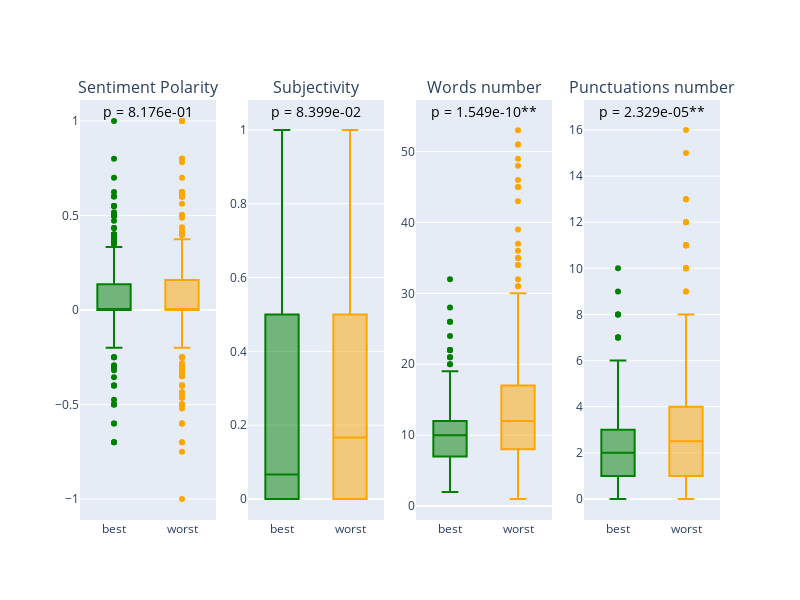

The notebook cell saved with this chart:
### Code cell
from scipy.stats import ttest_ind
from plotly.subplots import make_subplots
import plotly.graph_objects as go
# Figure V2 avec pour chaque cartoons

features = ['polarity', 'subjectivity', 'num_words', 'num_punct']#, 'num_repeats'
groups = ['best', 'worst']
feature_labels = {
    'polarity': 'Sentiment Polarity',
    'subjectivity': 'Subjectivity',
    'num_words': 'Words number',
    'num_punct': 'Punctuations number',
    'num_repeats': 'Repetition'
}
# Calculer les p-values et les stocker dans un dictionnaire
p_values = {}
for f in features:
    g1 = df_combined[df_combined['caption_type']==groups[0]][f]
    g2 = df_combined[df_combined['caption_type']==groups[1]][f]
    t_stat, p_val = ttest_ind(g1, g2, equal_var=False)
    p_values[f] = p_val

# Créer le plot
fig = make_subplots(rows=1, cols=len(features),subplot_titles=[feature_labels[f] for f in features])#,horizontal_spacing=0.05 

colors = {'best':'green',  'worst':'orange'}

for i, f in enumerate(features):
    for grp in df_combined['caption_type'].unique():
        
        df_sub = df_combined[df_combined['caption_type'] == grp]

        fig.add_trace(
            go.Box(
                y=df_sub[f],
                name=grp,
                marker_color=colors.get(grp, 'black'),
                
                customdata=df_sub[['caption_id', 'funny_score_scaled','source_id']],
                
                hovertemplate=
                
                    "<b>Value:</b> %{y:.2f}<br>" +
                    "<b>Funny score:</b> %{customdata[1]:.2f}<br>" +
                    "<b>Caption ID:</b> %{customdata[0]}<br>" +
                    "<b>Contest ID:</b> %{customdata[2]}<br>" +
                    "<extra></extra>"
            ),
            row=1, col=i+1
        )

    
    # Ajouter l'annotation p-value **une seule fois par feature**
    y_max = df_combined[f].max()
    text_annot = f"p = {p_values[f]:.3e}" + ("**" if p_values[f] < 0.05 else "")

    fig.add_annotation(
        x=0.5, y=y_max*1.05,
        text=text_annot,
        showarrow=False,
        font=dict(size=14, color="black"),
        xref=f"x{i+1}",
        yref=f"y{i+1}"
    )


fig.update_layout(height=600, width=200*len(features), showlegend=False)
fig.show()

### Figure 1 — Plotly figure (JSON) as saved in the notebook; plotly's stock layout.template omitted (floating-point values rounded to 4 significant figures; data arrays with more than 128 entries replaced by an {"elided": "..."} marker saying what was removed)
{"data": [{"customdata": {"elided": "384x3 float values"}, "hovertemplate": "<b>Value:</b> %{y:.2f}<br><b>Funny score:</b> %{customdata[1]:.2f}<br><b>Caption ID:</b> %{customdata[0]}<br><b>Contest ID:</b> %{customdata[2]}<br><extra></extra>", "marker": {"color": "green"}, "name": "best", "type": "box", "xaxis": "x", "y": {"elided": "384 float values"}, "yaxis": "y"}, {"customdata": {"elided": "384x3 float values"}, "hovertemplate": "<b>Value:</b> %{y:.2f}<br><b>Funny score:</b> %{customdata[1]:.2f}<br><b>Caption ID:</b> %{customdata[0]}<br><b>Contest ID:</b> %{customdata[2]}<br><extra></extra>", "marker": {"color": "orange"}, "name": "worst", "type": "box", "xaxis": "x", "y": {"elided": "384 float values"}, "yaxis": "y"}, {"customdata": {"elided": "384x3 float values"}, "hovertemplate": "<b>Value:</b> %{y:.2f}<br><b>Funny score:</b> %{customdata[1]:.2f}<br><b>Caption ID:</b> %{customdata[0]}<br><b>Contest ID:</b> %{customdata[2]}<br><extra></extra>", "marker": {"color": "green"}, "name": "best", "type": "box", "xaxis": "x2", "y": {"elided": "384 float values"}, "yaxis": "y2"}, {"customdata": {"elided": "384x3 float values"}, "hovertemplate": "<b>Value:</b> %{y:.2f}<br><b>Funny score:</b> %{customdata[1]:.2f}<br><b>Caption ID:</b> %{customdata[0]}<br><b>Contest ID:</b> %{customdata[2]}<br><extra></extra>", "marker": {"color": "orange"}, "name": "worst", "type": "box", "xaxis": "x2", "y": {"elided": "384 float values"}, "yaxis": "y2"}, {"customdata": {"elided": "384x3 float values"}, "hovertemplate": "<b>Value:</b> %{y:.2f}<br><b>Funny score:</b> %{customdata[1]:.2f}<br><b>Caption ID:</b> %{customdata[0]}<br><b>Contest ID:</b> %{customdata[2]}<br><extra></extra>", "marker": {"color": "green"}, "name": "best", "type": "box", "xaxis": "x3", "y": {"elided": "384 int values"}, "yaxis": "y3"}, {"customdata": {"elided": "384x3 float values"}, "hovertemplate": "<b>Value:</b> %{y:.2f}<br><b>Funny score:</b> %{customdata[1]:.2f}<br><b>Caption ID:</b> %{customdata[0]}<br><b>Contest ID:</b> %{customdata[2]}<br><extra></extra>", "marker": {"color": "orange"}, "name": "worst", "type": "box", "xaxis": "x3", "y": {"elided": "384 int values"}, "yaxis": "y3"}, {"customdata": {"elided": "384x3 float values"}, "hovertemplate": "<b>Value:</b> %{y:.2f}<br><b>Funny score:</b> %{customdata[1]:.2f}<br><b>Caption ID:</b> %{customdata[0]}<br><b>Contest ID:</b> %{customdata[2]}<br><extra></extra>", "marker": {"color": "green"}, "name": "best", "type": "box", "xaxis": "x4", "y": {"elided": "384 int values"}, "yaxis": "y4"}, {"customdata": {"elided": "384x3 float values"}, "hovertemplate": "<b>Value:</b> %{y:.2f}<br><b>Funny score:</b> %{customdata[1]:.2f}<br><b>Caption ID:</b> %{customdata[0]}<br><b>Contest ID:</b> %{customdata[2]}<br><extra></extra>", "marker": {"color": "orange"}, "name": "worst", "type": "box", "xaxis": "x4", "y": {"elided": "384 int values"}, "yaxis": "y4"}], "layout": {"annotations": [{"font": {"size": 16}, "showarrow": false, "text": "Sentiment Polarity", "x": 0.1062, "xanchor": "center", "xref": "paper", "y": 1, "yanchor": "bottom", "yref": "paper"}, {"font": {"size": 16}, "showarrow": false, "text": "Subjectivity", "x": 0.3688, "xanchor": "center", "xref": "paper", "y": 1, "yanchor": "bottom", "yref": "paper"}, {"font": {"size": 16}, "showarrow": false, "text": "Words number", "x": 0.6313, "xanchor": "center", "xref": "paper", "y": 1, "yanchor": "bottom", "yref": "paper"}, {"font": {"size": 16}, "showarrow": false, "text": "Punctuations number", "x": 0.8938, "xanchor": "center", "xref": "paper", "y": 1, "yanchor": "bottom", "yref": "paper"}, {"font": {"color": "black", "size": 14}, "showarrow": false, "text": "p = 8.176e-01", "x": 0.5, "xref": "x", "y": 1.05, "yref": "y"}, {"font": {"color": "black", "size": 14}, "showarrow": false, "text": "p = 8.399e-02", "x": 0.5, "xref": "x2", "y": 1.05, "yref": "y2"}, {"font": {"color": "black", "size": 14}, "showarrow": false, "text": "p = 1.549e-10**", "x": 0.5, "xref": "x3", "y": 55.65, "yref": "y3"}, {"font": {"color": "black", "size": 14}, "showarrow": false, "text": "p = 2.329e-05**", "x": 0.5, "xref": "x4", "y": 16.8, "yref": "y4"}], "height": 600, "showlegend": false, "width": 800, "xaxis": {"anchor": "y", "domain": [0, 0.2125]}, "xaxis2": {"anchor": "y2", "domain": [0.2625, 0.475]}, "xaxis3": {"anchor": "y3", "domain": [0.525, 0.7375]}, "xaxis4": {"anchor": "y4", "domain": [0.7875, 1]}, "yaxis": {"anchor": "x", "domain": [0, 1]}, "yaxis2": {"anchor": "x2", "domain": [0, 1]}, "yaxis3": {"anchor": "x3", "domain": [0, 1]}, "yaxis4": {"anchor": "x4", "domain": [0, 1]}}}
